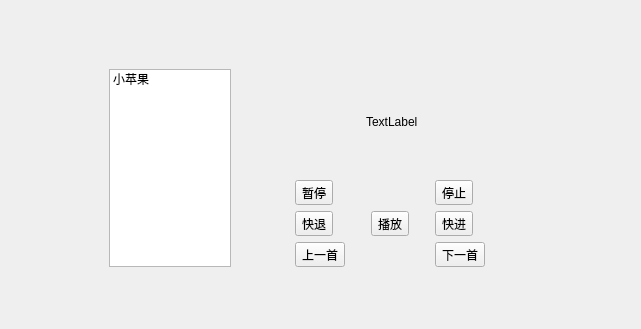
<?xml version="1.0" encoding="UTF-8"?>
<ui version="4.0">
 <class>MusicWidget</class>
 <widget class="QWidget" name="MusicWidget">
  <property name="geometry">
   <rect>
    <x>0</x>
    <y>0</y>
    <width>641</width>
    <height>329</height>
   </rect>
  </property>
  <property name="windowTitle">
   <string>Form</string>
  </property>
  <widget class="QWidget" name="layoutWidget">
   <property name="geometry">
    <rect>
     <x>40</x>
     <y>60</y>
     <width>537</width>
     <height>216</height>
    </rect>
   </property>
   <layout class="QHBoxLayout" name="horizontalLayout_2">
    <item>
     <spacer name="horizontalSpacer_3">
      <property name="orientation">
       <enum>Qt::Horizontal</enum>
      </property>
      <property name="sizeType">
       <enum>QSizePolicy::Maximum</enum>
      </property>
      <property name="sizeHint" stdset="0">
       <size>
        <width>60</width>
        <height>20</height>
       </size>
      </property>
     </spacer>
    </item>
    <item>
     <widget class="QWidget" name="widget_music_list" native="true">
      <property name="maximumSize">
       <size>
        <width>140</width>
        <height>16777215</height>
       </size>
      </property>
      <layout class="QVBoxLayout" name="verticalLayout">
       <item>
        <widget class="QListWidget" name="listWidget_music">
         <item>
          <property name="text">
           <string>小苹果</string>
          </property>
         </item>
        </widget>
       </item>
      </layout>
     </widget>
    </item>
    <item>
     <spacer name="horizontalSpacer_5">
      <property name="orientation">
       <enum>Qt::Horizontal</enum>
      </property>
      <property name="sizeType">
       <enum>QSizePolicy::Maximum</enum>
      </property>
      <property name="sizeHint" stdset="0">
       <size>
        <width>20</width>
        <height>20</height>
       </size>
      </property>
     </spacer>
    </item>
    <item>
     <widget class="QWidget" name="widget_music_control" native="true">
      <layout class="QVBoxLayout" name="verticalLayout_2">
       <item>
        <layout class="QHBoxLayout" name="horizontalLayout">
         <item>
          <spacer name="horizontalSpacer">
           <property name="orientation">
            <enum>Qt::Horizontal</enum>
           </property>
           <property name="sizeHint" stdset="0">
            <size>
             <width>40</width>
             <height>20</height>
            </size>
           </property>
          </spacer>
         </item>
         <item>
          <widget class="QLabel" name="label_music_picture">
           <property name="text">
            <string>TextLabel</string>
           </property>
          </widget>
         </item>
         <item>
          <spacer name="horizontalSpacer_2">
           <property name="orientation">
            <enum>Qt::Horizontal</enum>
           </property>
           <property name="sizeHint" stdset="0">
            <size>
             <width>40</width>
             <height>20</height>
            </size>
           </property>
          </spacer>
         </item>
        </layout>
       </item>
       <item>
        <layout class="QGridLayout" name="gridLayout">
         <item row="0" column="0">
          <widget class="QToolButton" name="toolButton">
           <property name="text">
            <string>暂停</string>
           </property>
          </widget>
         </item>
         <item row="0" column="2">
          <widget class="QToolButton" name="toolButton_3">
           <property name="text">
            <string>停止</string>
           </property>
          </widget>
         </item>
         <item row="1" column="0">
          <widget class="QToolButton" name="toolButton_5">
           <property name="text">
            <string>快退</string>
           </property>
          </widget>
         </item>
         <item row="1" column="1">
          <widget class="QToolButton" name="toolButton_2">
           <property name="text">
            <string>播放</string>
           </property>
          </widget>
         </item>
         <item row="1" column="2">
          <widget class="QToolButton" name="toolButton_7">
           <property name="text">
            <string>快进</string>
           </property>
          </widget>
         </item>
         <item row="2" column="0">
          <widget class="QToolButton" name="toolButton_4">
           <property name="text">
            <string>上一首</string>
           </property>
          </widget>
         </item>
         <item row="2" column="2">
          <widget class="QToolButton" name="toolButton_6">
           <property name="text">
            <string>下一首</string>
           </property>
          </widget>
         </item>
        </layout>
       </item>
      </layout>
     </widget>
    </item>
    <item>
     <spacer name="horizontalSpacer_4">
      <property name="orientation">
       <enum>Qt::Horizontal</enum>
      </property>
      <property name="sizeType">
       <enum>QSizePolicy::Maximum</enum>
      </property>
      <property name="sizeHint" stdset="0">
       <size>
        <width>60</width>
        <height>20</height>
       </size>
      </property>
     </spacer>
    </item>
   </layout>
  </widget>
 </widget>
 <resources/>
 <connections/>
</ui>
